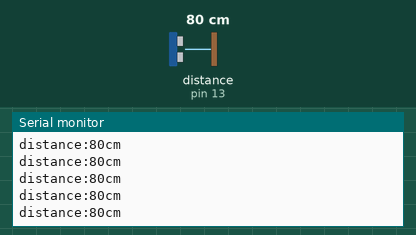
Simulated run of this sketch. Board: Arduino Uno, built with avr-gcc and run on an emulated ATmega328P. On the bench: the last lines printed to the serial monitor. Wiring (inferred from the names in the program): ultrasonic range finder: trigger pin 12; echo pin 13. Inputs (shaded band) come from the test bench; at power-on: distance to the obstacle (sensor on pin 13) 80 cm. The echo pulse lasts 58.3 µs per cm.

Above: at 1.2 s.
1.3 s: distance to the obstacle (sensor on pin 13) set to 9 cm
At 1.39 s:
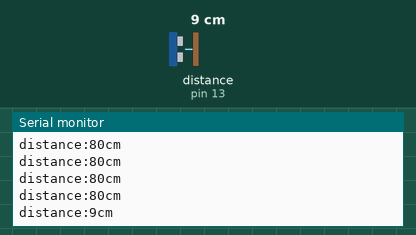
4.3 s: distance to the obstacle (sensor on pin 13) set to 2 cm
At 4.31 s:
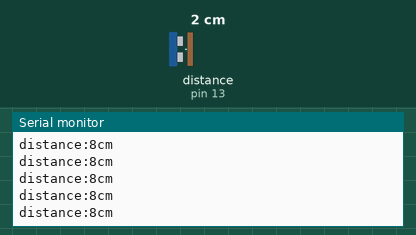
7.3 s: distance to the obstacle (sensor on pin 13) set to 4 cm
At 7.31 s:
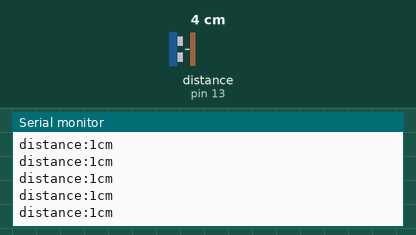
10.3 s: distance to the obstacle (sensor on pin 13) set to 250 cm
At 10.42 s:
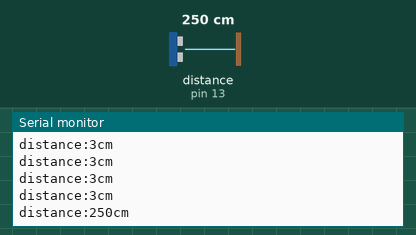
Timing chart, 0 to 13.3 s (numbered marks = the images above; inputs shaded):
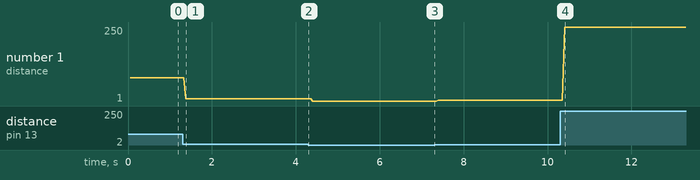

The sketch:

6.2Ultrasonic-Sensors.ino
```cpp
#define Trigpin 12 //connect trig to io12
#define Echopin 13 //connect echo to io13
int duration,distance;

void setup(){
  Serial.begin(9600); //Set the baud rate to 9600
  pinMode(Trigpin,OUTPUT);  //set trig pin to output mode
  pinMode(Echopin,INPUT);   //set echo pin to input mode
}
void loop(){
  digitalWrite(Trigpin,LOW);
  delayMicroseconds(2);
  digitalWrite(Trigpin,HIGH);
  delayMicroseconds(10);	//Trigger the trig pin via a high level lasting at least 10us
  digitalWrite(Trigpin,LOW);
  duration = pulseIn(Echopin,HIGH);	//the time of high level at echo pin
  distance = duration/58;		//convert into distance(cm)
  delay(50);
  Serial.print("distance:");	//Serial monitor prints the value
  Serial.print(distance);
  Serial.println("cm");
}
```

Measured:
- after the input at 1.3 s, the serial monitor: prints a new line after 0.08 s (image 1)
- after the input at 10.3 s, the serial monitor: prints a new line after 0.12 s (image 4)
- plotted number 1: 80 → 8 after the input at 1.3 s, 8 → 1 after the input at 4.3 s, 1 → 3 after the input at 7.3 s, 3 → 250 after the input at 10.3 s
